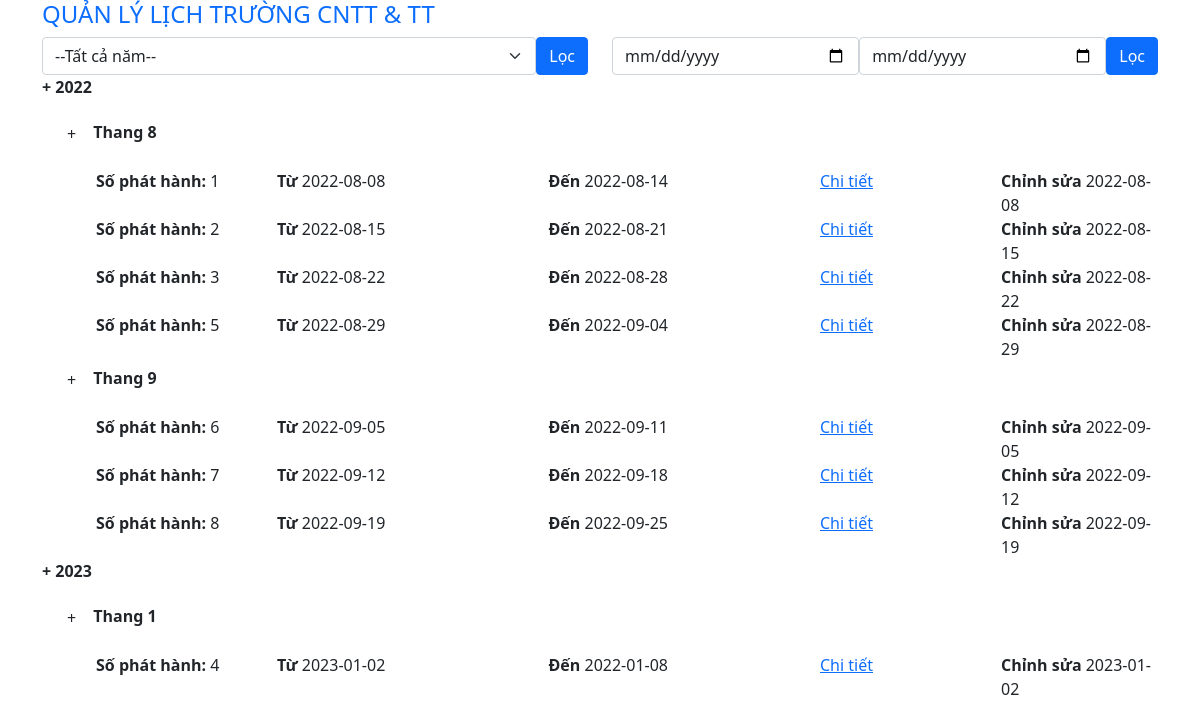
Page /lichcongtac/quanly.php on the committed database.
### tables this page shows
CREATE TABLE `thoigian` (
  `idThoiGian` int(20) NOT NULL,
  `NgayBatDau` date NOT NULL,
  `NgayKetThuc` date NOT NULL
);

### lichcongtac/quanly.php (the view, shortened to what this page needs)
<!DOCTYPE html>
<html lang="en">
<head>
    <link href="https://cdn.jsdelivr.net/npm/bootstrap@5.0.2/dist/css/bootstrap.min.css" rel="stylesheet">
</head>
<body>
    <?php require("../config/database.php");
    ?>
    <div class="container">
        <h4 style="color: #0d6efd;">QUẢN LÝ LỊCH TRƯỜNG CNTT & TT</h4>
        <div class="row">
            <div class="col-sm-6">
                <form action="" style="display: flex;" method="get">
                    <select class="form-select" id="" onchange="selectChanges()" aria-label="Default select example" name="selectTheoNam">
                        <option value="all">--Tất cả năm--</option>
                    </select>
                    <button type="submit" class="btn btn-primary">Lọc</button>
                </form>
            </div>
            <div class="col-sm-6">
                <form action="./timkiem.php" style="display: flex;" method="post">
                    <input type="date" class="form-control" name="ngayBatDau" placeholder="Bắt đầu">
                    <input type="date" class="form-control" name="ngayKetThuc" placeholder="Kết thúc">
                    <button type="submit" class="btn btn-primary">Lọc</button>
                </form>
            </div>
        </div>
        <?php
        if (isset($_GET['selectTheoNam'])) {
            $selectTheoNam = $_GET['selectTheoNam'];
            if ($selectTheoNam === "all") {
                header("Location: http://localhost/joomla/lichcongtac/quanly.php");
            }
            $sqlYear = "SELECT DISTINCT $selectTheoNam AS year FROM thoigian;";
        } else {
            $sqlYear = "SELECT DISTINCT EXTRACT(YEAR FROM NgayBatDau) AS year FROM thoigian;";
        }
        $resultYear = mysqli_query($con, $sqlYear);
        while ($row = mysqli_fetch_array($resultYear)) { ?>
            <p style="font-weight: 700;"> + <?= $row['year'] ?></p>
            <?php
            $nam = $row['year'];
            $sqlMonth = "SELECT DISTINCT EXTRACT(MONTH FROM NgayBatDau) AS month FROM thoigian WHERE year(NgayBatDau) = $nam;";
            $resultMonth = mysqli_query($con, $sqlMonth);
            while ($row = mysqli_fetch_array($resultMonth)) { ?>
                <p class="collapsible" style="margin-left: 12px; font-weight: 700;"> <button class="btn">+</button> Thang <?= $row['month'] ?></p>
                <div class="content">
                    <?php
                    $thang = $row['month'];
                    $sqlDay = "SELECT * FROM `thoigian` WHERE year(`NgayBatDau`) = Year('$nam-01-01') AND month(`NgayBatDau`) = month('$nam-$thang-01');";
                    $resultDay = mysqli_query($con, $sqlDay);
                    while ($row = mysqli_fetch_array($resultDay)) { ?>
                        <div class="row" style="margin-left: 42px;">
                            <div class="col-sm-2">
                                <p><span style="font-weight: 600;">Số phát hành:</span> <?= $row['idThoiGian'] ?></p>
                            </div>
                            <div class="col-sm-3"><span style="font-weight: 600;">Từ</span> <?= $row['NgayBatDau'] ?></div>
                            <div class="col-sm-3"><span style="font-weight: 600;">Đến</span> <?= $row['NgayKetThuc'] ?></div>
                            <div class="col-sm-2"><a href="http://localhost/joomla/lichcongtac/?selectDate=<?= $row['idThoiGian'] ?>">Chi tiết</a></div>
                            <div class="col-sm-2"><span style="font-weight: 600;">Chỉnh sửa</span> <?= $row['NgayBatDau'] ?></div>
                        </div>
                    <?php }
                    ?>
                </div>
            <?php }
            ?>
        <?php }
        ?>
    </div>
</body>
</html>

### rows in the picture
thoigian: idThoiGian "1", NgayBatDau "2022-08-08", NgayKetThuc "2022-08-14"
thoigian: idThoiGian "2", NgayBatDau "2022-08-15", NgayKetThuc "2022-08-21"
thoigian: idThoiGian "3", NgayBatDau "2022-08-22", NgayKetThuc "2022-08-28"
thoigian: idThoiGian "5", NgayBatDau "2022-08-29", NgayKetThuc "2022-09-04"
thoigian: idThoiGian "6", NgayBatDau "2022-09-05", NgayKetThuc "2022-09-11"
thoigian: idThoiGian "7", NgayBatDau "2022-09-12", NgayKetThuc "2022-09-18"
thoigian: idThoiGian "8", NgayBatDau "2022-09-19", NgayKetThuc "2022-09-25"
thoigian: idThoiGian "4", NgayBatDau "2023-01-02", NgayKetThuc "2022-01-08"

### other values in the picture
$row['year'] "2022"
$row['month'] "8"
$row['month'] "9"
$row['year'] "2023"
$row['month'] "1"
